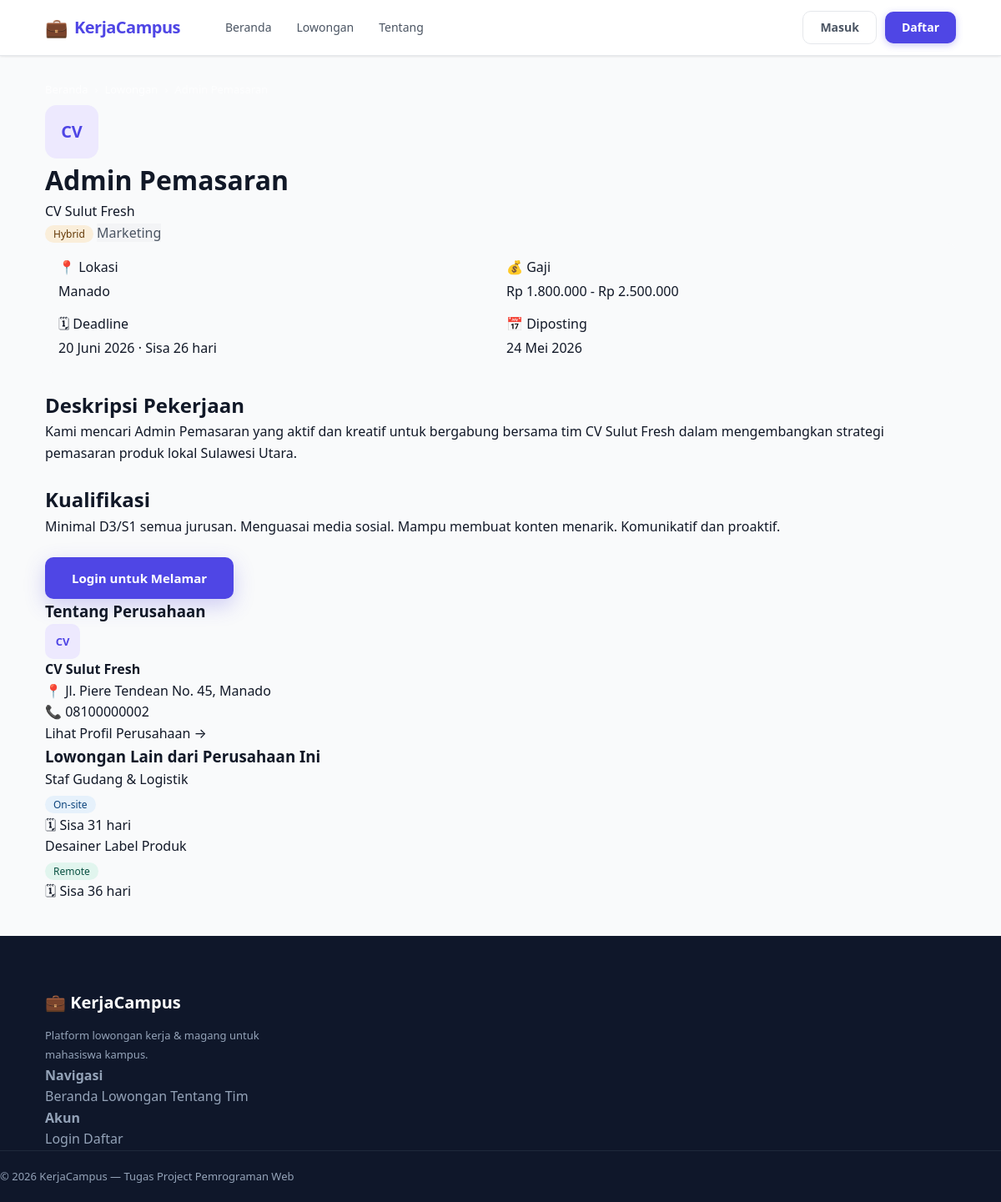
The page /detail_lowongan.php?id=1 on the database its author committed.
### tables this page shows
CREATE TABLE lowongan (
  id          INT AUTO_INCREMENT PRIMARY KEY,
  user_id     INT          NOT NULL,
  kategori_id INT          NOT NULL,
  judul       VARCHAR(150) NOT NULL,
  deskripsi   TEXT         NOT NULL,
  kualifikasi TEXT         DEFAULT NULL,
  lokasi      VARCHAR(100) DEFAULT NULL,
  tipe_kerja  ENUM('remote','onsite','hybrid') DEFAULT 'onsite',
  gaji        VARCHAR(100) DEFAULT 'Negosiasi',
  deadline    DATE         NOT NULL,
  status      ENUM('aktif','ditutup') DEFAULT 'aktif',
  created_at  TIMESTAMP    DEFAULT CURRENT_TIMESTAMP,
  FOREIGN KEY (user_id)     REFERENCES users(id)     ON DELETE CASCADE,
  FOREIGN KEY (kategori_id) REFERENCES kategori(id)  ON DELETE CASCADE
);

CREATE TABLE users (
  id         INT AUTO_INCREMENT PRIMARY KEY,
  nama       VARCHAR(100)  NOT NULL,
  email      VARCHAR(100)  NOT NULL UNIQUE,
  password   VARCHAR(255)  NOT NULL,
  role       ENUM('admin','mahasiswa','perusahaan') NOT NULL DEFAULT 'mahasiswa',
  no_hp      VARCHAR(20)   DEFAULT NULL,
  foto       VARCHAR(255)  DEFAULT 'default.png',
  alamat     TEXT          DEFAULT NULL,
  created_at TIMESTAMP     DEFAULT CURRENT_TIMESTAMP
);

CREATE TABLE kategori (
  id             INT AUTO_INCREMENT PRIMARY KEY,
  nama_kategori  VARCHAR(100) NOT NULL,
  deskripsi      TEXT         DEFAULT NULL,
  created_at     TIMESTAMP    DEFAULT CURRENT_TIMESTAMP
);

### detail_lowongan.php (the view, shortened to what this page needs)
<?php
require_once 'config.php';
require_once 'functions.php';
$id = sanitasiInt($_GET['id'] ?? 0);
$lowongan = ambilSatu($conn,
    "SELECT l.*, u.nama AS nama_perusahaan, u.no_hp AS hp_perusahaan,
            u.alamat AS alamat_perusahaan, k.nama_kategori
     FROM lowongan l
     JOIN users u    ON l.user_id     = u.id
     JOIN kategori k ON l.kategori_id = k.id
     WHERE l.id = {$id}"
);
$lowonganLain = ambilSemua($conn,
    "SELECT l.id, l.judul, l.tipe_kerja, l.gaji, l.deadline
     FROM lowongan l
     WHERE l.user_id = {$lowongan['user_id']}
       AND l.id != {$id}
       AND l.status = 'aktif'
     LIMIT 3"
);
require_once 'includes/header.php';
?>
<div class="container" style="padding-top:30px; padding-bottom:40px;">
    <div class="breadcrumb">
        <a href="index.php">Beranda</a> &rsaquo;
        <a href="lowongan.php">Lowongan</a> &rsaquo;
        <span><?= bersihkan($lowongan['judul']) ?></span>
    </div>
    <div class="layout-detail">
        <div class="detail-main">
            <div class="detail-header">
                <div class="detail-logo">
                    <?= strtoupper(substr($lowongan['nama_perusahaan'], 0, 2)) ?>
                </div>
                <div class="detail-title-wrap">
                    <h1 class="detail-judul"><?= bersihkan($lowongan['judul']) ?></h1>
                    <a href="profil_perusahaan.php?id=<?= $lowongan['user_id'] ?>" class="detail-perusahaan">
                        <?= bersihkan($lowongan['nama_perusahaan']) ?>
                    </a>
                    <div class="detail-tags">
                        <?= badgeTipeKerja($lowongan['tipe_kerja']) ?>
                        <span class="tag-kategori"><?= bersihkan($lowongan['nama_kategori']) ?></span>
                    </div>
                </div>
            </div>
            <div class="detail-info-grid">
                <div class="detail-info-item">
                    <span class="detail-info-label">📍 Lokasi</span>
                    <span><?= bersihkan($lowongan['lokasi']) ?></span>
                </div>
                <div class="detail-info-item">
                    <span class="detail-info-label">💰 Gaji</span>
                    <span><?= bersihkan($lowongan['gaji']) ?></span>
                </div>
                <div class="detail-info-item">
                    <span class="detail-info-label">🗓 Deadline</span>
                    <span><?= formatTanggal($lowongan['deadline']) ?> · <?= sisaHari($lowongan['deadline']) ?></span>
                </div>
                <div class="detail-info-item">
                    <span class="detail-info-label">📅 Diposting</span>
                    <span><?= formatTanggal(date('Y-m-d', strtotime($lowongan['created_at']))) ?></span>
                </div>
            </div>
            <div class="detail-section">
                <h2>Deskripsi Pekerjaan</h2>
                <div class="detail-text">
                    <?= nl2br(bersihkan($lowongan['deskripsi'])) ?>
                </div>
            </div>
            <?php if (!empty($lowongan['kualifikasi'])): ?>
            <div class="detail-section">
                <h2>Kualifikasi</h2>
                <div class="detail-text">
                    <?= nl2br(bersihkan($lowongan['kualifikasi'])) ?>
                </div>
            </div>
            <?php endif; ?>
            <div class="detail-lamar-wrap">
                <?php if ($lowongan['status'] === 'ditutup' || $lowongan['deadline'] < date('Y-m-d')): ?>
                    <button class="btn-lamar-disabled" disabled>Lowongan Sudah Ditutup</button>
                <?php elseif (!isset($_SESSION['user_id'])): ?>
                    <a href="login.php" class="btn-lamar-utama">Login untuk Melamar</a>
                <?php endif; ?>
            </div>
        </div>
        <aside class="detail-sidebar">
            <div class="sidebar-box">
                <h3>Tentang Perusahaan</h3>
                <div class="sidebar-perusahaan">
                    <div class="sidebar-logo">
                        <?= strtoupper(substr($lowongan['nama_perusahaan'], 0, 2)) ?>
                    </div>
                    <strong><?= bersihkan($lowongan['nama_perusahaan']) ?></strong>
                </div>
                <?php if (!empty($lowongan['alamat_perusahaan'])): ?>
                    <p class="sidebar-info">📍 <?= bersihkan($lowongan['alamat_perusahaan']) ?></p>
                <?php endif; ?>
                <?php if (!empty($lowongan['hp_perusahaan'])): ?>
                    <p class="sidebar-info">📞 <?= bersihkan($lowongan['hp_perusahaan']) ?></p>
                <?php endif; ?>
                <a href="profil_perusahaan.php?id=<?= $lowongan['user_id'] ?>" class="btn-lihat-profil">
                    Lihat Profil Perusahaan →
                </a>
            </div>
            <?php if (!empty($lowonganLain)): ?>
            <div class="sidebar-box">
                <h3>Lowongan Lain dari Perusahaan Ini</h3>
                <?php foreach ($lowonganLain as $ll): ?>
                <div class="sidebar-job-item">
                    <a href="detail_lowongan.php?id=<?= $ll['id'] ?>" class="sidebar-job-title">
                        <?= bersihkan($ll['judul']) ?>
                    </a>
                    <div style="margin-top:3px;">
                        <?= badgeTipeKerja($ll['tipe_kerja']) ?>
                    </div>
                    <p class="sidebar-info">🗓 <?= sisaHari($ll['deadline']) ?></p>
                </div>
                <?php endforeach; ?>
            </div>
            <?php endif; ?>
        </aside>
    </div>
</div>
<?php require_once 'includes/footer.php'; ?>

### functions.php (shortened to what this page needs)
<?php
function bersihkan($data) {
    $data = trim($data);
    $data = stripslashes($data);
    $data = htmlspecialchars($data, ENT_QUOTES, 'UTF-8');
    return $data;
}
function sanitasiInt($data) {
    return (int) $data;
}
function query($conn, $sql) {
    $result = mysqli_query($conn, $sql);
    return $result;
}
function ambilSemua($conn, $sql) {
    $result = query($conn, $sql);
    $data = [];
    while ($row = mysqli_fetch_assoc($result)) {
        $data[] = $row;
    }
    return $data;
}
function ambilSatu($conn, $sql) {
    $result = query($conn, $sql);
    return mysqli_fetch_assoc($result);
}
function formatTanggal($tanggal) {
    $bulan = [
        '01'=>'Januari','02'=>'Februari','03'=>'Maret',
        '04'=>'April',  '05'=>'Mei',     '06'=>'Juni',
        '07'=>'Juli',   '08'=>'Agustus', '09'=>'September',
        '10'=>'Oktober','11'=>'November','12'=>'Desember'
    ];
    $parts = explode('-', $tanggal);
    return $parts[2] . ' ' . ($bulan[$parts[1]] ?? $parts[1]) . ' ' . $parts[0];
}
function sisaHari($deadline) {
    $sekarang   = new DateTime();
    $tglDeadline = new DateTime($deadline);
    $selisih    = $sekarang->diff($tglDeadline);
    if ($tglDeadline < $sekarang) {
        return '<span style="color:#A32D2D">Sudah tutup</span>';
    } elseif ($selisih->days == 0) {
        return '<span style="color:#854F0B">Hari ini terakhir</span>';
    } elseif ($selisih->days <= 3) {
        return '<span style="color:#854F0B">Sisa ' . $selisih->days . ' hari</span>';
    } else {
        return 'Sisa ' . $selisih->days . ' hari';
    }
}
function badgeTipeKerja($tipe) {
    $config = [
        'remote'  => ['bg'=>'#E1F5EE', 'txt'=>'#085041', 'label'=>'Remote'],
        'onsite'  => ['bg'=>'#E6F1FB', 'txt'=>'#0C447C', 'label'=>'On-site'],
        'hybrid'  => ['bg'=>'#FAEEDA', 'txt'=>'#633806', 'label'=>'Hybrid'],
    ];
    $c = $config[$tipe] ?? ['bg'=>'#F1EFE8','txt'=>'#5F5E5A','label'=>ucfirst($tipe)];
    return "<span style='background:{$c['bg']};color:{$c['txt']};
                padding:2px 10px;border-radius:20px;font-size:12px;
                font-weight:500;'>{$c['label']}</span>";
}

### assets/css/style.css (style rules this page uses)
:root { --primary: #4f46e5; --primary-dark: #4338ca; --primary-light: #ede9fe; --primary-hover: #6366f1; --accent: #f59e0b; --accent-dark: #d97706; --success: #10b981; --success-bg: #d1fae5; --danger: #ef4444; --danger-bg: #fee2e2; --warning-bg: #fef3c7; --info-bg: #dbeafe; --text-primary: #111827; --text-secondary: #4b5563; --text-muted: #9ca3af; --text-white: #ffffff; --bg-white: #ffffff; --bg-light: #f9fafb; --bg-section: #f3f4f6; --border: #e5e7eb; --border-focus: #a5b4fc; --radius-sm: 6px; --radius-md: 10px; --radius-lg: 14px; --radius-xl: 20px; --radius-full: 9999px; --shadow-sm: 0 1px 3px rgba(0, 0, 0, 0.06), 0 1px 2px rgba(0, 0, 0, 0.04); --shadow-md: 0 4px 16px rgba(0, 0, 0, 0.08), 0 2px 6px rgba(0, 0, 0, 0.04); --shadow-lg: 0 10px 40px rgba(0, 0, 0, 0.1), 0 4px 12px rgba(0, 0, 0, 0.05); --shadow-primary: 0 8px 24px rgba(79, 70, 229, 0.25); --transition: 0.2s ease; --font: "Segoe UI", system-ui, -apple-system, sans-serif; }
*, *::before, *::after { margin: 0; padding: 0; box-sizing: border-box; }
html { scroll-behavior: smooth; }
body { font-family: var(--font); background: var(--bg-light); color: var(--text-primary); line-height: 1.6; -webkit-font-smoothing: antialiased; }
a { text-decoration: none; color: inherit; }
.container { max-width: 1140px; margin: 0 auto; padding: 0 24px; }
.tag-kategori { background: var(--bg-section); color: var(--text-secondary); }
.breadcrumb { display: flex; align-items: center; gap: 8px; font-size: 13px; color: rgba(255, 255, 255, 0.7); margin-bottom: 8px; }
.breadcrumb a { color: rgba(255, 255, 255, 0.85); }
.detail-main { flex: 1; min-width: 0; }
.detail-logo { width: 64px; height: 64px; border-radius: var(--radius-lg); flex-shrink: 0; background: var(--primary-light); color: var(--primary); font-size: 20px; font-weight: 800; display: flex; align-items: center; justify-content: center; }
.detail-info-grid { display: grid; grid-template-columns: 1fr 1fr; gap: 14px; margin-bottom: 20px; padding: 16px; background: var(--bg-light); border-radius: var(--radius-md); }
.detail-info-item { display: flex; flex-direction: column; gap: 3px; }
.detail-section { margin-bottom: 24px; }
.btn-lamar-utama { padding: 13px 32px; background: var(--primary); color: #fff; border: none; border-radius: var(--radius-md); font-size: 15px; font-weight: 700; cursor: pointer; box-shadow: var(--shadow-primary); transition: all var(--transition); display: inline-flex; align-items: center; gap: 8px; }
.sidebar-logo { width: 42px; height: 42px; border-radius: var(--radius-md); flex-shrink: 0; background: var(--primary-light); color: var(--primary); font-size: 13px; font-weight: 800; display: flex; align-items: center; justify-content: center; }

### rows shown on the page
lowongan: user.nama "CV", judul "Admin Pemasaran", user.nama "CV Sulut Fresh", tipe_kerja "Hybrid", kategori.nama_kategori "Marketing", lokasi "Manado", gaji "Rp 1.800.000 - Rp 2.500.000", deadline "20 Juni 2026", deadline "Sisa 26 hari", created_at "24 Mei 2026", deskripsi "Kami mencari Admin Pemasaran yang aktif dan kreatif untuk bergabung bersama tim CV Sulut Fresh dalam mengembangkan strategi pemasaran produk lokal Sulawesi Utara.", kualifikasi "Minimal D3/S1 semua jurusan. Menguasai media sosial. Mampu membuat konten menarik. Komunikatif dan proaktif.", user.alamat "Jl. Piere Tendean No. 45, Manado", user.no_hp "08100000002"
lowongan: judul "Staf Gudang & Logistik", tipe_kerja "On-site", deadline "Sisa 31 hari"
lowongan: judul "Desainer Label Produk", tipe_kerja "Remote", deadline "Sisa 36 hari"

### other values the page prints
APP_NAME "KerjaCampus"
